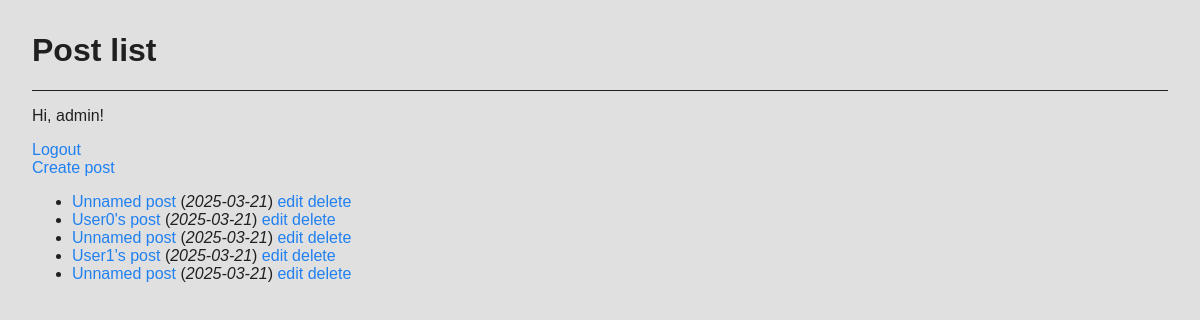
The page /post-list (signed in) on the database as committed earlier.
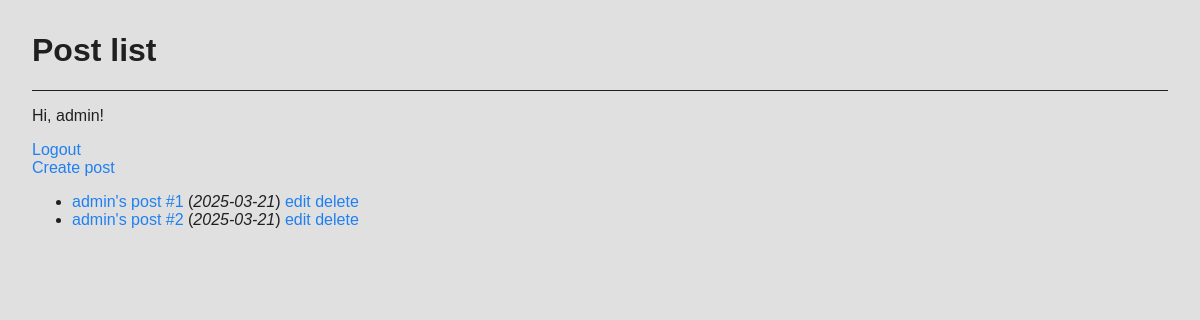
The same page on the database as committed later.
### models.py (models this page shows, shortened)
class User(db.Model, UserMixin):
    id = db.Column(db.Integer, primary_key=True)
    username = db.Column(db.String(32), unique=True, nullable=False)
    password_hash = db.Column(db.String(1024), nullable="False")
    is_admin = db.Column(db.Boolean)

class Post(db.Model):
    id = db.Column(db.Integer, primary_key=True)
    title = db.Column(db.String(256), nullable=False)
    date = db.Column(db.Date)
    content = db.Column(db.String())

### app.py (the view)
@app.route("/post-list", methods=["GET"])
def post_list():
    posts = Post.query.all()
    return render_template("post-list.html", posts=posts)

### app.py (called while the page is built)
@login_manager.user_loader
def load_user(user_id):
    if user_id == "None":
        return None
    return User.query.get(int(user_id))

### templates/post-list.html (shortened to what this page needs)
<!DOCTYPE html>
<html lang="en">
<head>
    <link rel="stylesheet" href="{{ url_for('static', filename='styles/global.css') }}">
</head>
<body>
    <h1>Post list</h1>
    <hr>
    {% if current_user.is_authenticated %}
        <p>Hi, {{current_user.username}}!</p>
        <a href="/logout-user">Logout</a><br>
    {% endif %}
    {% if current_user.is_admin %}
        <a href="/create-post">Create post</a><br>
    {% endif %}
    <ul>
        {% for post in posts %}
            <li>
                <a href="/post/{{ post.id }}">{{ post.title }}</a>
                (<i>{{ post.date }}</i>)
                {% if current_user.is_admin %}
                    <a href="/post-editor/{{ post.id }}">edit</a>
                    <a href="/delete-post/{{ post.id }}">delete</a>
                {% endif %}
            </li>
        {% endfor %}
    </ul>
</body>
</html>

### static/styles/global.css (style rules this page uses)
body { margin: 32px; background-color: #e0e0e0; }
*:not(code, pre) { font-family: Arial, Helvetica, sans-serif; color: #202020; }
a { text-decoration: none; color: #2080f0 }
hr { height: 0; border: none; border-top: 1px solid #202020; }

Rows that differ between the two databases and show on the page:
removed Post: title "Unnamed post", date "2025-03-21"
removed Post: title "User1's post", date "2025-03-21"
removed Post: title "Unnamed post", date "2025-03-21"
changed Post: title "Unnamed post" → "admin's post #1"
changed Post: title "User0's post" → "admin's post #2"
